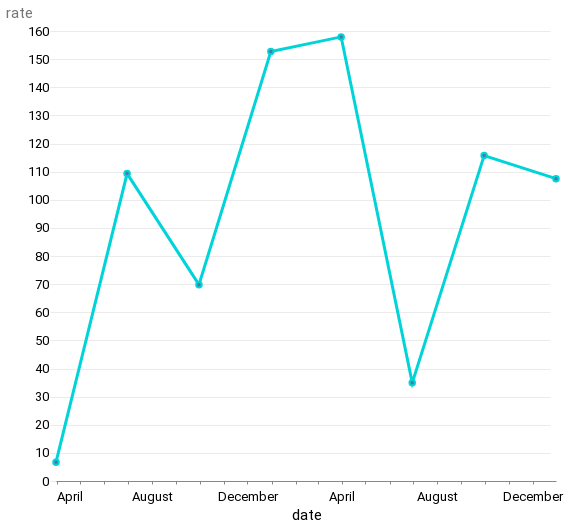

The cell this chart's notebook holds for it:
### Code cell
alt.Chart(covid).mark_line(point=True).encode(x="date", y="rate").properties(width=500)

### Figure 1 — Vega-Lite specification as saved in the notebook (floating-point values rounded to 4 significant figures)
{"config": {"view": {"width": 800, "height": 450, "strokeOpacity": 0}, "background": "#ffffff", "title": {"anchor": "start", "font": "Summit Sans", "fontColor": "palette[\"black\"]", "fontSize": 18, "fontWeight": "normal"}, "arc": {"fill": "#00d4d8"}, "area": {"fill": "#00d4d8"}, "line": {"stroke": "#00d4d8", "strokeWidth": 3}, "path": {"stroke": "#00d4d8"}, "rect": {"fill": "#00d4d8"}, "shape": {"stroke": "#00d4d8"}, "bar": {"fill": "#00d4d8"}, "point": {"stroke": "#00d4d8"}, "symbol": {"fill": "#00d4d8", "size": 30}, "axis": {"titleFont": "Roboto", "titleFontSize": 15, "titleFontWeight": "normal", "labelFont": "Roboto, sans", "labelFontSize": 13, "labelFontWeight": "normal"}, "axisX": {"labelAngle": 0, "labelPadding": 6, "tickSize": 3, "grid": false}, "axisY": {"labelBaseline": "middle", "maxExtent": 45, "minExtent": 45, "titleAlign": "left", "titleAngle": 0, "titleX": -45, "titleY": -11, "domainOpacity": 0, "gridWidth": 0.6, "gridColor": "#dddddd", "offset": 6, "tickSize": 0, "titleColor": "#767676"}, "legend": {"titleFont": "Roboto", "titleFontSize": 15, "titleFontWeight": "normal", "symbolType": "square", "labelFont": "Roboto, sans", "labelFontSize": 13}, "range": {"category": ["#005f66", "#e37e2d", "#d64a3b", "#76b0ef", "#c1bc40"], "diverging": ["#e68a4f", "#f4bb6a", "#f9e39c", "#dadfe2", "#a6b7c6", "#849eae"], "heatmap": ["#7ff6f6", "#00eeef", "#00d4d8", "#00abb2", "#00848b", "#fbf2c7", "#00363d"], "ordinal": ["#7ff6f6", "#00eeef", "#00d4d8", "#00abb2", "#00848b", "#fbf2c7", "#00363d"], "ramp": ["#7ff6f6", "#00eeef", "#00d4d8", "#00abb2", "#00848b", "#fbf2c7", "#00363d"]}}, "data": {"name": "data-66e50f9f5be5098422a1d1260afc225d"}, "mark": {"type": "line", "point": true}, "encoding": {"x": {"field": "date", "type": "temporal"}, "y": {"field": "rate", "type": "quantitative"}}, "width": 500, "$schema": "https://vega.github.io/schema/vega-lite/v4.17.0.json", "datasets": {"data-66e50f9f5be5098422a1d1260afc225d": [{"year_and_quarter": "2020 Q1", "time_period": "3-month period", "cause_of_death": "COVID-19", "rate_type": "Age-adjusted", "unit": "Deaths per 100,000", "overall_rate": "6.7", "rate_sex_female": "4.6", "rate_sex_male": "9.3", "date": "2020-03-31T00:00:00", "rate": 6.7}, {"year_and_quarter": "2020 Q2", "time_period": "3-month period", "cause_of_death": "COVID-19", "rate_type": "Age-adjusted", "unit": "Deaths per 100,000", "overall_rate": "109.3", "rate_sex_female": "87.5", "rate_sex_male": "135.1", "date": "2020-06-30T00:00:00", "rate": 109.3}, {"year_and_quarter": "2020 Q3", "time_period": "3-month period", "cause_of_death": "COVID-19", "rate_type": "Age-adjusted", "unit": "Deaths per 100,000", "overall_rate": "69.8", "rate_sex_female": "54.4", "rate_sex_male": "88.6", "date": "2020-09-30T00:00:00", "rate": 69.8}, {"year_and_quarter": "2020 Q4", "time_period": "3-month period", "cause_of_death": "COVID-19", "rate_type": "Age-adjusted", "unit": "Deaths per 100,000", "overall_rate": "152.7", "rate_sex_female": "118.8", "rate_sex_male": "195.8", "date": "2020-12-31T00:00:00", "rate": 152.7}, {"year_and_quarter": "2021 Q1", "time_period": "3-month period", "cause_of_death": "COVID-19", "rate_type": "Age-adjusted", "unit": "Deaths per 100,000", "overall_rate": "157.9", "rate_sex_female": "121.4", "rate_sex_male": "203.7", "date": "2021-03-31T00:00:00", "rate": 157.9}, {"year_and_quarter": "2021 Q2", "time_period": "3-month period", "cause_of_death": "COVID-19", "rate_type": "Age-adjusted", "unit": "Deaths per 100,000", "overall_rate": "34.9", "rate_sex_female": "28.2", "rate_sex_male": "42.9", "date": "2021-06-30T00:00:00", "rate": 34.9}, {"year_and_quarter": "2021 Q3", "time_period": "3-month period", "cause_of_death": "COVID-19", "rate_type": "Age-adjusted", "unit": "Deaths per 100,000", "overall_rate": "115.7", "rate_sex_female": "92.1", "rate_sex_male": "143.2", "date": "2021-09-30T00:00:00", "rate": 115.7}, {"year_and_quarter": "2021 Q4", "time_period": "3-month period", "cause_of_death": "COVID-19", "rate_type": "Age-adjusted", "unit": "Deaths per 100,000", "overall_rate": "107.5", "rate_sex_female": "84.7", "rate_sex_male": "134.7", "date": "2021-12-31T00:00:00", "rate": 107.5}]}}
